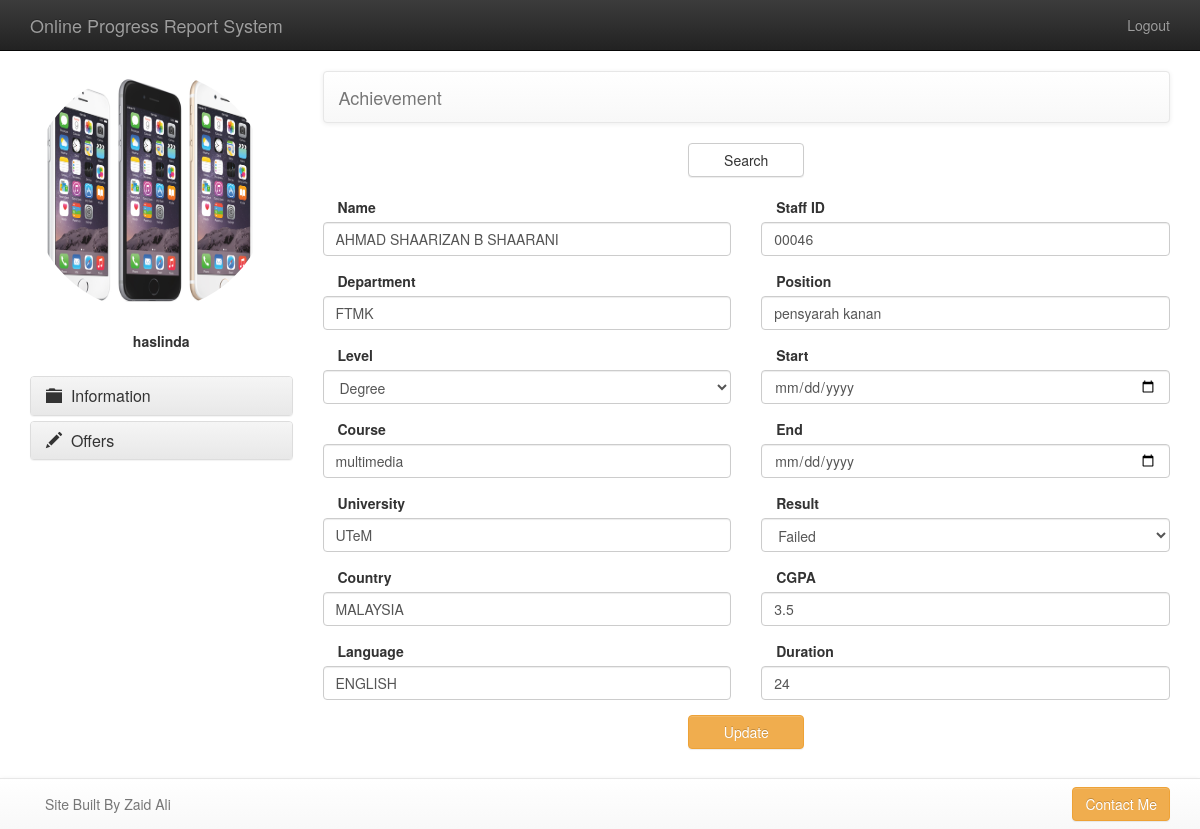
Screenshot of /oprs/php/adAchieve.php (signed in) with the database file from the repository.
### tables this page shows
CREATE TABLE `achievement` (
  `idachievement` int(11) NOT NULL auto_increment,
  `level` varchar(30) NOT NULL,
  `major_course` varchar(70) NOT NULL,
  `college` varchar(45) NOT NULL,
  `country` varchar(45) NOT NULL,
  `language` varchar(45) NOT NULL,
  `d_start` varchar(17) NOT NULL,
  `d_end` varchar(17) NOT NULL,
  `results` varchar(10) NOT NULL,
  `cgpa` varchar(10) NOT NULL,
  `duration` int(11) NOT NULL,
  `name` varchar(45) NOT NULL,
  `staffNo` varchar(45) NOT NULL,
  `department` varchar(45) NOT NULL,
  `position` varchar(45) NOT NULL,
  PRIMARY KEY  (`idachievement`),
  UNIQUE KEY `idachievement_UNIQUE` (`idachievement`)
);

### oprs/php/adAchieve.php (the view, shortened to what this page needs)
<?php require_once('../Connections/connect.php'); ?>
<?php
$logoutAction = $_SERVER['PHP_SELF']."?doLogout=true";
?>
<?php
$editFormAction = $_SERVER['PHP_SELF'];
if (isset($_SERVER['QUERY_STRING'])) {
  $editFormAction .= "?" . htmlentities($_SERVER['QUERY_STRING']);
}
$query_achieve = "SELECT * FROM achievement ORDER BY idachievement DESC";
$achieve = mysql_query($query_achieve, $connect) or die(mysql_error());
$row_achieve = mysql_fetch_assoc($achieve);
?>
<!DOCTYPE html>
<html>
<head>
	<link href="../css/bootstrap-theme.min.css" rel="stylesheet">
	<link href="../css/bootstrap.min.css" rel="stylesheet">
	<link href="../css/bootstrap.css" rel="stylesheet">
	<link href="../css/style.css" rel="stylesheet">
</head>
<body>
	<div class ="navbar navbar-inverse navbar-static-top">
		<div class ="container">
			<a href ="#" class ="navbar-brand">Online Progress Report System</a>
			<div class ="collapse navbar-collapse navHeaderCollapse">
                <ul class="nav navbar-nav navbar-right">
                    <li><a href="<?php echo $logoutAction ?>">Logout</a></li>
                </ul>
			</div>
		</div>
	</div>
<div class="container">
    <div class="row profile">
		<div class="col-md-3">
			<div class="profile-sidebar">
				<div class="profile-userpic">
					<img src="../img/iphone.jpg" class="img-circle" width="240" height="240" alt="">
				</div><br>
				<div class="profile-usertitle">
					<div class="profile-usertitle-name">
						<center><label><?php echo $_SESSION['MM_Username']; ?></label></center>
				  </div>
				</div>
				<br>
				<div class="panel-group" id="accordion">
                    <div class="panel panel-default">
                        <div class="panel-heading">
                            <h4 class="panel-title">
                                <a data-toggle="collapse" data-parent="#accordion" href="#collapseInfo"><span class="glyphicon glyphicon-folder-close"></span>&nbsp;&nbsp;Information</a>
                            </h4>
                        </div>
                    </div>
                    <div class="panel panel-default">
                        <div class="panel-heading">
                            <h4 class="panel-title">
                                <a data-toggle="collapse" data-parent="#accordion" href="#collapseOff"><span class="glyphicon glyphicon-pencil"></span>&nbsp;&nbsp;Offers</a>
                            </h4>
                        </div>
                    </div>
                </div>
			</div>
		</div>
		<div class="col-md-9">
            <div class="row">
                <div class="col-md-12">
                    <nav class="navbar navbar-default">
                        <div class="container-fluid">
                            <div class="navbar-header">
                                <a class="navbar-brand">Achievement</a>
                            </div>
                        </div>
                    </nav>
                </div>
                <div class="col-sm-offset-5 col-sm-2 text-center">
                    <button type="button" class="btn btn-default btn-block" data-toggle="modal" data-target="#myModal">Search</button><br>
                </div>
              <form method="POST" action="<?php echo $editFormAction; ?>" name="formUpdate">
                    <div class="col-md-6">
                        <div class="form-group">
                            <label class="col-md-4">Name</label><br>
                                <input value="<?php echo $row_achieve['name']; ?>" type="text" class="form-control" name="fname" placeholder="Fullname">
                        </div>
                        <div class="form-group">
                            <label class="col-md-4">Department</label><br>
                                <input value="<?php echo $row_achieve['department']; ?>" type="text" class="form-control" name="depart" placeholder="Department">
                        </div>
                        <div class="form-group">
                            <label class="col-md-4">Level</label><br>
                                <select class="form-control" name="level" placeholder="Level">
                                    <option selected="Degree">Degree</option>
                                </select>
                        </div>
                        <div class="form-group">
                            <label class="col-md-4">Course</label><br>
                                <input value="<?php echo $row_achieve['major_course']; ?>" type="text" class="form-control" name="course" placeholder="Course Name">
                        </div>
                        <div class="form-group">
                            <label class="col-md-4">University</label><br>
                                <input value="<?php echo $row_achieve['college']; ?>" type="text" class="form-control" name="college" placeholder="University Name">
                        </div>
                        <div class="form-group">
                            <label class="col-md-4">Country</label><br>
                                <input value="<?php echo $row_achieve['country']; ?>" type="text" class="form-control" name="country" placeholder="CountryName">
                        </div>
                        <div class="form-group">
                            <label class="col-md-4">Language</label><br>
                                <input value="<?php echo $row_achieve['language']; ?>" type="text" class="form-control" name="language" placeholder="Language">
                        </div>
                    </div>
                    <div class="col-md-6">
                        <div class="form-group">
                            <label class="col-md-4">Staff ID</label><br>
                                <input value="<?php echo $row_achieve['staffNo']; ?>" type="text" class="form-control" name="id_no" placeholder="Staff ID">
                        </div>
                        <div class="form-group">
                            <label class="col-md-4">Position</label><br>
                                <input value="<?php echo $row_achieve['position']; ?>" type="text" class="form-control" name="position" placeholder="Position">
                        </div>
                        <div class="form-group">
                            <label class="col-md-4">Start</label><br>
                                <input type="date" class="form-control" name="s_date">
                        </div>
                        <div class="form-group">
                            <label class="col-md-4">End</label><br>
                                <input type="date" class="form-control" name="e_date">
                        </div>
                        <div class="form-group">
                            <label class="col-md-4">Result</label><br>
                                <select class="form-control" name="result">
                                    <option selected="Failed">Failed</option>
                                </select>
                        </div>
                        <div class="form-group">
                            <label class="col-md-4">CGPA</label><br>
                                <input value="<?php echo $row_achieve['cgpa']; ?>" type="text" class="form-control" name="cgpa" placeholder="CGPA">
                        </div>
                        <div class="form-group">
                            <label class="col-md-4">Duration</label><br>
                                <input value="<?php echo $row_achieve['duration']; ?>" type="number" class="form-control" name="duration" placeholder="Duration Study">
                        </div>
                    </div>
                    <div class="col-sm-offset-5 col-sm-2 text-center">
                        <button type="submit" class="btn btn-warning btn-block" name="delete">Update</button>
                    </div>
                </form>
            </div>
		</div>
	</div>
</div>
	<div class="navbar navbar-default navbar-fixed-bottom">
		<div class="container">
			<p class="navbar-text pull-left">Site Built By Zaid Ali</p>
			<a class="navbar-btn btn-warning btn pull-right">Contact Me</a>
		</div>
	</div>
</body>
</html>

### oprs/css/style.css (style rules this page uses)
body { margin-bottom: 80px; }

### rows the page displays
achievement: fname "AHMAD SHAARIZAN B SHAARANI", depart "FTMK", course "multimedia", college "UTeM", country "MALAYSIA", language "ENGLISH", id_no "00046", position "pensyarah kanan", cgpa "3.5", duration "24"

### other values shown
$_SESSION['MM_Username'] "haslinda"
